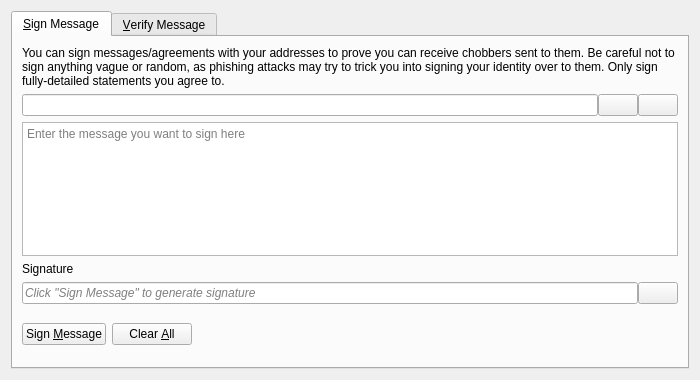
<?xml version="1.0" encoding="UTF-8"?>
<ui version="4.0">
 <class>SignVerifyMessageDialog</class>
 <widget class="QDialog" name="SignVerifyMessageDialog">
  <property name="geometry">
   <rect>
    <x>0</x>
    <y>0</y>
    <width>700</width>
    <height>380</height>
   </rect>
  </property>
  <property name="windowTitle">
   <string>Signatures - Sign / Verify a Message</string>
  </property>
  <property name="modal">
   <bool>true</bool>
  </property>
  <layout class="QVBoxLayout" name="verticalLayout">
   <item>
    <widget class="QTabWidget" name="tabWidget">
     <property name="currentIndex">
      <number>0</number>
     </property>
     <widget class="QWidget" name="tabSignMessage">
      <attribute name="title">
       <string>&amp;Sign Message</string>
      </attribute>
      <layout class="QVBoxLayout" name="verticalLayout_SM">
       <item>
        <widget class="QLabel" name="infoLabel_SM">
         <property name="text">
          <string>You can sign messages/agreements with your addresses to prove you can receive chobbers sent to them. Be careful not to sign anything vague or random, as phishing attacks may try to trick you into signing your identity over to them. Only sign fully-detailed statements you agree to.</string>
         </property>
         <property name="textFormat">
          <enum>Qt::PlainText</enum>
         </property>
         <property name="wordWrap">
          <bool>true</bool>
         </property>
        </widget>
       </item>
       <item>
        <layout class="QHBoxLayout" name="horizontalLayout_1_SM">
         <property name="spacing">
          <number>0</number>
         </property>
         <item>
          <widget class="QValidatedLineEdit" name="addressIn_SM">
           <property name="toolTip">
            <string>The Chobber address to sign the message with</string>
           </property>
          </widget>
         </item>
         <item>
          <widget class="QPushButton" name="addressBookButton_SM">
           <property name="toolTip">
            <string>Choose previously used address</string>
           </property>
           <property name="text">
            <string/>
           </property>
           <property name="icon">
            <iconset resource="../bitcoin.qrc">
             <normaloff>:/icons/address-book</normaloff>:/icons/address-book</iconset>
           </property>
           <property name="shortcut">
            <string>Alt+A</string>
           </property>
           <property name="autoDefault">
            <bool>false</bool>
           </property>
          </widget>
         </item>
         <item>
          <widget class="QPushButton" name="pasteButton_SM">
           <property name="toolTip">
            <string>Paste address from clipboard</string>
           </property>
           <property name="text">
            <string/>
           </property>
           <property name="icon">
            <iconset resource="../bitcoin.qrc">
             <normaloff>:/icons/editpaste</normaloff>:/icons/editpaste</iconset>
           </property>
           <property name="shortcut">
            <string>Alt+P</string>
           </property>
           <property name="autoDefault">
            <bool>false</bool>
           </property>
          </widget>
         </item>
        </layout>
       </item>
       <item>
        <widget class="QPlainTextEdit" name="messageIn_SM">
         <property name="toolTip">
          <string>Enter the message you want to sign here</string>
         </property>
         <property name="placeholderText">
          <string>Enter the message you want to sign here</string>
         </property>
        </widget>
       </item>
       <item>
        <widget class="QLabel" name="signatureLabel_SM">
         <property name="text">
          <string>Signature</string>
         </property>
         <property name="textFormat">
          <enum>Qt::PlainText</enum>
         </property>
        </widget>
       </item>
       <item>
        <layout class="QHBoxLayout" name="horizontalLayout_2_SM">
         <property name="spacing">
          <number>0</number>
         </property>
         <item>
          <widget class="QLineEdit" name="signatureOut_SM">
           <property name="placeholderText">
            <string>Click "Sign Message" to generate signature</string>
           </property>
           <property name="font">
            <font>
             <italic>true</italic>
            </font>
           </property>
           <property name="readOnly">
            <bool>true</bool>
           </property>
          </widget>
         </item>
         <item>
          <widget class="QPushButton" name="copySignatureButton_SM">
           <property name="toolTip">
            <string>Copy the current signature to the system clipboard</string>
           </property>
           <property name="text">
            <string/>
           </property>
           <property name="icon">
            <iconset resource="../bitcoin.qrc">
             <normaloff>:/icons/editcopy</normaloff>:/icons/editcopy</iconset>
           </property>
           <property name="autoDefault">
            <bool>false</bool>
           </property>
          </widget>
         </item>
        </layout>
       </item>
       <item>
        <layout class="QHBoxLayout" name="horizontalLayout_3_SM">
         <item>
          <widget class="QPushButton" name="signMessageButton_SM">
           <property name="toolTip">
            <string>Sign the message to prove you own this Chobber address</string>
           </property>
           <property name="text">
            <string>Sign &amp;Message</string>
           </property>
           <property name="icon">
            <iconset resource="../bitcoin.qrc">
             <normaloff>:/icons/edit</normaloff>:/icons/edit</iconset>
           </property>
           <property name="autoDefault">
            <bool>false</bool>
           </property>
          </widget>
         </item>
         <item>
          <widget class="QPushButton" name="clearButton_SM">
           <property name="toolTip">
            <string>Reset all sign message fields</string>
           </property>
           <property name="text">
            <string>Clear &amp;All</string>
           </property>
           <property name="icon">
            <iconset resource="../bitcoin.qrc">
             <normaloff>:/icons/remove</normaloff>:/icons/remove</iconset>
           </property>
           <property name="autoDefault">
            <bool>false</bool>
           </property>
          </widget>
         </item>
         <item>
          <spacer name="horizontalSpacer_1_SM">
           <property name="orientation">
            <enum>Qt::Horizontal</enum>
           </property>
           <property name="sizeHint" stdset="0">
            <size>
             <width>40</width>
             <height>48</height>
            </size>
           </property>
          </spacer>
         </item>
         <item>
          <widget class="QLabel" name="statusLabel_SM">
           <property name="font">
            <font>
             <weight>75</weight>
             <bold>true</bold>
            </font>
           </property>
           <property name="text">
            <string/>
           </property>
           <property name="wordWrap">
            <bool>true</bool>
           </property>
          </widget>
         </item>
         <item>
          <spacer name="horizontalSpacer_2_SM">
           <property name="orientation">
            <enum>Qt::Horizontal</enum>
           </property>
           <property name="sizeHint" stdset="0">
            <size>
             <width>40</width>
             <height>48</height>
            </size>
           </property>
          </spacer>
         </item>
        </layout>
       </item>
      </layout>
     </widget>
     <widget class="QWidget" name="tabVerifyMessage">
      <attribute name="title">
       <string>&amp;Verify Message</string>
      </attribute>
      <layout class="QVBoxLayout" name="verticalLayout_VM">
       <item>
        <widget class="QLabel" name="infoLabel_VM">
         <property name="text">
          <string>Enter the receiver's address, message (ensure you copy line breaks, spaces, tabs, etc. exactly) and signature below to verify the message. Be careful not to read more into the signature than what is in the signed message itself, to avoid being tricked by a man-in-the-middle attack. Note that this only proves the signing party receives with the address, it cannot prove sendership of any transaction!</string>
         </property>
         <property name="textFormat">
          <enum>Qt::PlainText</enum>
         </property>
         <property name="alignment">
          <set>Qt::AlignLeading|Qt::AlignLeft|Qt::AlignTop</set>
         </property>
         <property name="wordWrap">
          <bool>true</bool>
         </property>
        </widget>
       </item>
       <item>
        <layout class="QHBoxLayout" name="horizontalLayout_1_VM">
         <property name="spacing">
          <number>0</number>
         </property>
         <item>
          <widget class="QValidatedLineEdit" name="addressIn_VM">
           <property name="toolTip">
            <string>The Chobber address the message was signed with</string>
           </property>
          </widget>
         </item>
         <item>
          <widget class="QPushButton" name="addressBookButton_VM">
           <property name="toolTip">
            <string>Choose previously used address</string>
           </property>
           <property name="text">
            <string/>
           </property>
           <property name="icon">
            <iconset resource="../bitcoin.qrc">
             <normaloff>:/icons/address-book</normaloff>:/icons/address-book</iconset>
           </property>
           <property name="shortcut">
            <string>Alt+A</string>
           </property>
           <property name="autoDefault">
            <bool>false</bool>
           </property>
          </widget>
         </item>
        </layout>
       </item>
       <item>
        <widget class="QPlainTextEdit" name="messageIn_VM">
          <property name="toolTip">
            <string>The signed message to verify</string>
          </property>
          <property name="placeholderText">
            <string>The signed message to verify</string>
          </property>
        </widget>
       </item>
       <item>
        <widget class="QValidatedLineEdit" name="signatureIn_VM">
          <property name="toolTip">
            <string>The signature given when the message was signed</string>
          </property>
          <property name="placeholderText">
            <string>The signature given when the message was signed</string>
          </property>
        </widget>
       </item>
       <item>
        <layout class="QHBoxLayout" name="horizontalLayout_2_VM">
         <item>
          <widget class="QPushButton" name="verifyMessageButton_VM">
           <property name="toolTip">
            <string>Verify the message to ensure it was signed with the specified Chobber address</string>
           </property>
           <property name="text">
            <string>Verify &amp;Message</string>
           </property>
           <property name="icon">
            <iconset resource="../bitcoin.qrc">
             <normaloff>:/icons/transaction_0</normaloff>:/icons/transaction_0</iconset>
           </property>
           <property name="autoDefault">
            <bool>false</bool>
           </property>
          </widget>
         </item>
         <item>
          <widget class="QPushButton" name="clearButton_VM">
           <property name="toolTip">
            <string>Reset all verify message fields</string>
           </property>
           <property name="text">
            <string>Clear &amp;All</string>
           </property>
           <property name="icon">
            <iconset resource="../bitcoin.qrc">
             <normaloff>:/icons/remove</normaloff>:/icons/remove</iconset>
           </property>
           <property name="autoDefault">
            <bool>false</bool>
           </property>
          </widget>
         </item>
         <item>
          <spacer name="horizontalSpacer_1_VM">
           <property name="orientation">
            <enum>Qt::Horizontal</enum>
           </property>
           <property name="sizeHint" stdset="0">
            <size>
             <width>40</width>
             <height>48</height>
            </size>
           </property>
          </spacer>
         </item>
         <item>
          <widget class="QLabel" name="statusLabel_VM">
           <property name="font">
            <font>
             <weight>75</weight>
             <bold>true</bold>
            </font>
           </property>
           <property name="text">
            <string/>
           </property>
           <property name="wordWrap">
            <bool>true</bool>
           </property>
          </widget>
         </item>
         <item>
          <spacer name="horizontalSpacer_2_VM">
           <property name="orientation">
            <enum>Qt::Horizontal</enum>
           </property>
           <property name="sizeHint" stdset="0">
            <size>
             <width>40</width>
             <height>48</height>
            </size>
           </property>
          </spacer>
         </item>
        </layout>
       </item>
      </layout>
     </widget>
    </widget>
   </item>
  </layout>
 </widget>
 <customwidgets>
  <customwidget>
   <class>QValidatedLineEdit</class>
   <extends>QLineEdit</extends>
   <header>qt/qvalidatedlineedit.h</header>
  </customwidget>
 </customwidgets>
 <resources>
  <include location="../bitcoin.qrc"/>
 </resources>
 <connections/>
</ui>
